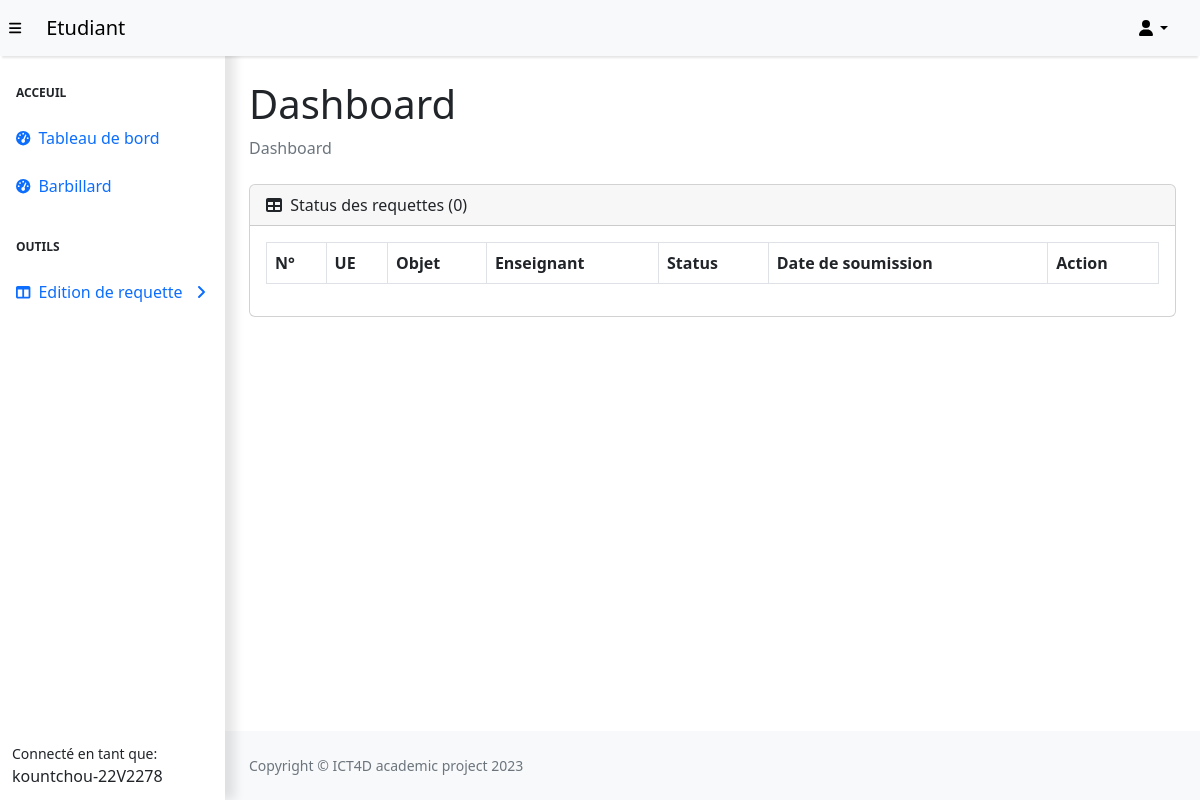
The page /etudiant/index.php (signed in) on the database as committed earlier.
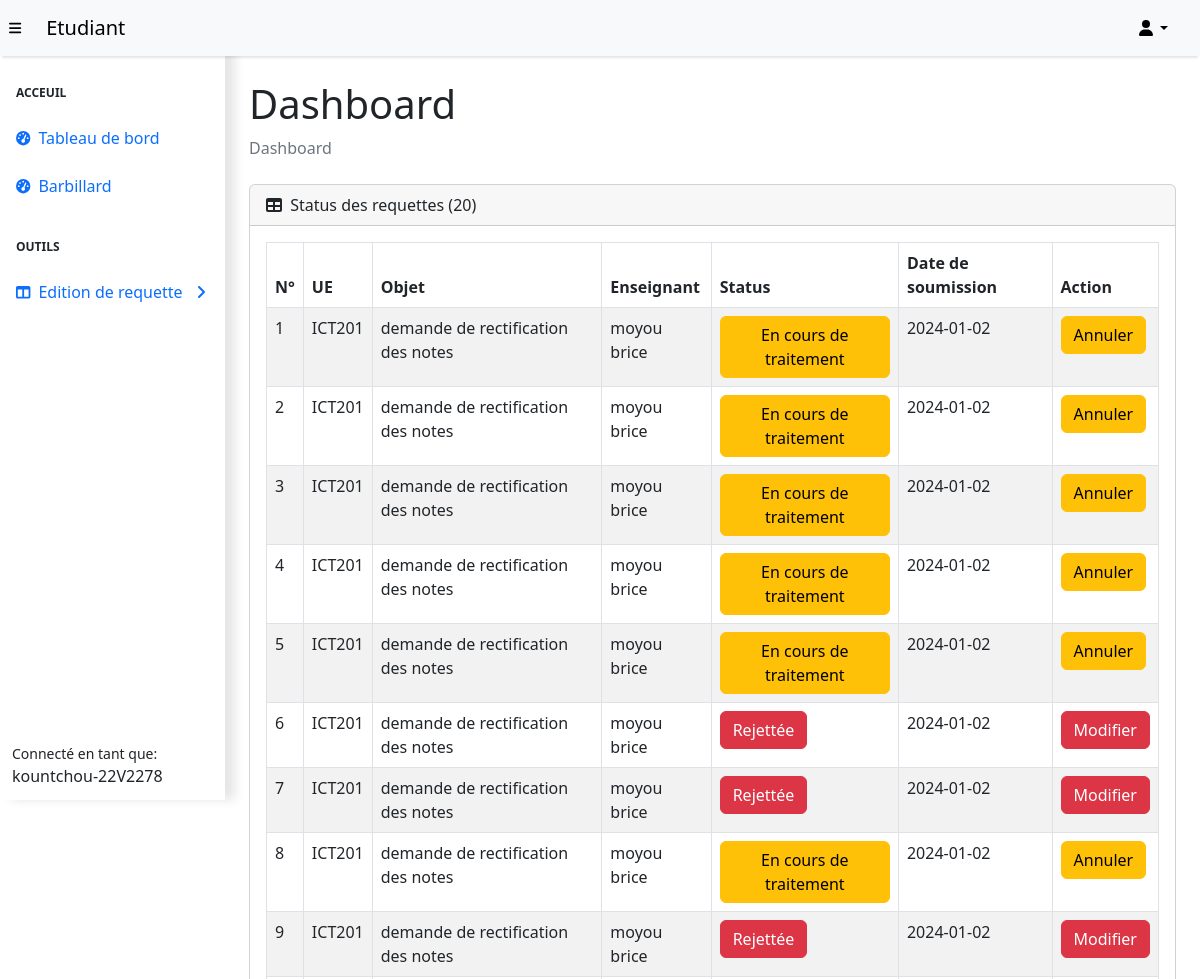
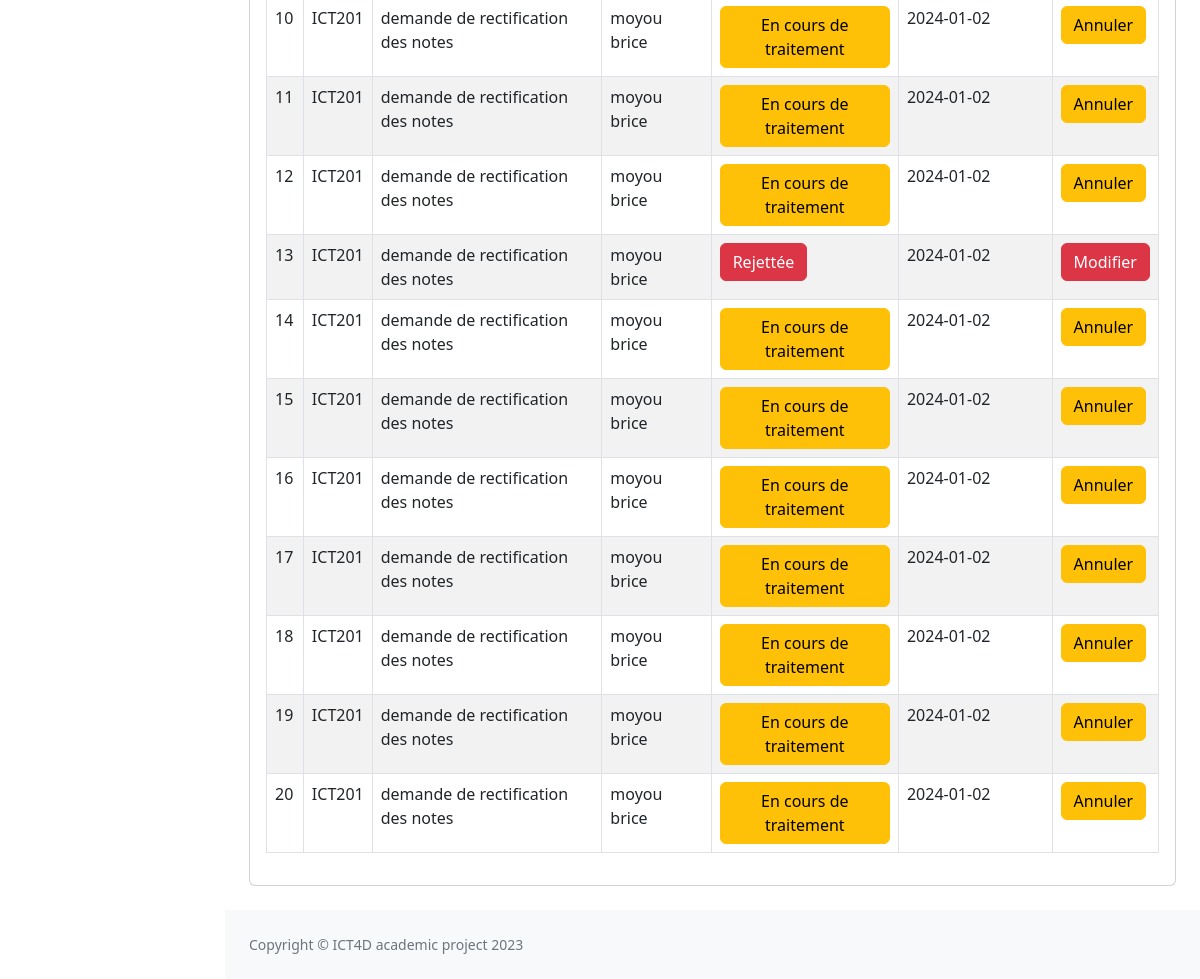
The same page on the database as committed later (2 pictures, top to bottom).
### tables this page shows
CREATE TABLE `requette` (
  `id_Requette` int(11) NOT NULL,
  `objet_Requette` varchar(255) DEFAULT NULL,
  `justificatif_Requette` varchar(255) DEFAULT NULL,
  `corps_Requette` text DEFAULT NULL,
  `id_Etudiant` int(11) DEFAULT NULL,
  `id_enseignant` int(11) DEFAULT NULL,
  `id_UE` int(11) DEFAULT NULL,
  `status` int(11) NOT NULL COMMENT '-1, 0, 1(rejeté, en cours, validé)',
  `date_soumission` date DEFAULT current_timestamp(),
  `raison_rejet` varchar(255) DEFAULT NULL COMMENT 'raison de rejet de la req'
);

CREATE TABLE `ue` (
  `id_UE` int(11) NOT NULL,
  `code_UE` varchar(7) NOT NULL,
  `libelle_UE` varchar(255) DEFAULT NULL,
  `code_niveau` int(11) DEFAULT NULL,
  `id_filiere` int(11) DEFAULT NULL,
  `id_enseignant` int(11) DEFAULT NULL
);

CREATE TABLE `enseignant` (
  `id_enseignant` int(12) NOT NULL,
  `nom_enseignant` varchar(255) DEFAULT NULL,
  `email_enseignant` varchar(255) DEFAULT NULL,
  `mdp` varchar(255) NOT NULL,
  `privilege` int(11) NOT NULL DEFAULT 0
);

### etudiant/index.php (the view, shortened to what this page needs)
<?php session_start() ;
    require_once 'functions_include/those.php';
    $stm = $con->prepare("SELECT ue.code_UE, r.objet_Requette, e.nom_enseignant, r.status, r.date_soumission, id_Requette, r.id_UE, justificatif_Requette from requette r JOIN ue on ue.id_UE = r.id_UE join enseignant e on e.id_enseignant = r.id_enseignant where r.id_Etudiant = :id_");
    $stm->execute(array('id_'=>$_SESSION['user']['id_Etudiant']));
    $rqs = $stm->fetchAll(PDO::FETCH_ASSOC);
    $stm = $con->prepare("SELECT count(*) from requette r where r.id_Etudiant = :id_");
    $stm->execute(array('id_'=>$_SESSION['user']['id_Etudiant']));
    $count = $stm->fetch(PDO::FETCH_ASSOC)['count(*)'];
?>
<!DOCTYPE html>
<html lang="en">
    <head>
        <link href="https://cdn.jsdelivr.net/npm/simple-datatables@7.1.2/dist/style.min.css" rel="stylesheet" />
        <link href="css/styles.css" rel="stylesheet" />
    </head>
    <body class="sb-nav-fixed">
        <?php include_once "templates/fixedNavBar.php";?>
        <div id="layoutSidenav">
            <div id="layoutSidenav_content">
            <?php include_once "templates/sideBar.php" ?>
                <main>
                    <div class="container-fluid px-4">
                        <h1 class="mt-4">Dashboard</h1>
                        <ol class="breadcrumb mb-4">
                            <li class="breadcrumb-item active">Dashboard</li>
                        </ol>
                        <div class="card mb-4">
                            <div class="card-header">
                                <i class="fas fa-table me-1"></i>
                                Status des requettes (<?=$count?>)
                            </div>
                            <div class="card-body">
                                <table class="table table-striped table-bordered">
                                    <thead>
                                        <tr>
                                            <th>N°</th>
                                            <th>UE</th>
                                            <th>Objet</th>
                                            <th>Enseignant</th>
                                            <th>Status</th>
                                            <th>Date de soumission</th>
                                            <th>Action</th>
                                        </tr>
                                    </thead>
                                    <tbody>
                                        <?php
                                            $i = 1;
                                            foreach ($rqs as $rq) {
                                        ?>
                                            <form action="" method="get" >
                                                <tr>
                                                    <td><?=$i?></td>
                                                    <td><?=$rq['code_UE']?></td>
                                                    <td><?=$rq['objet_Requette']?></td>
                                                    <td><?=$rq['nom_enseignant']?></td>
                                                    <td><?=getStatusRq($rq['status'], $rq['id_Requette'], $i, $rq['id_UE'], $rq['objet_Requette'])?></td>
                                                    <td><?=$rq['date_soumission']?></td>
                                                    <td><?=actionDependOnStatus($rq['status'], $rq['id_Requette'], $i, $rq['id_UE'], $rq['objet_Requette'])?></td>
                                                </tr>
                                            </form>
                                        <?php
                                            $i++;
                                            }
                                        ?>
                                    </tbody>
                                </table>
                            </div>
                        </div>
                    </div>
                </main>
               <?php include_once "templates/footer.php";?>
            </div>
        </div>
    </body>
</html>

### etudiant/functions_include/those.php (shortened to what this page needs)
<?php
    function getStatusRq($st, $id_Requette, $numReq, $id_UE, $objet){
        switch ($st){
            case 0 :
                return "<button type = \"button\" class='btn btn-warning'>En cours de traitement</button>";
            case -1:
                return "<a class='btn btn-danger' href='trash-rq.php?id_rq=$id_Requette&id_ue=$id_UE&obj=$objet&num_rq=$numReq'>Rejettée</a>";
        }
    }
    function actionDependOnStatus($st, $id_Requette, $numReq, $id_UE, $objet){
        switch($st){
            case 0 :
                return "<button class=\"btn btn-warning\" onclick='confirmDelete($numReq)'>Annuler</button>";
            case -1:
                return "<a class=\"btn btn-danger\" disable href='modif-req.php?id_rq=$id_Requette&id_ue=$id_UE&obj=$objet'>Modifier</a>";
        }
    }
?>

Rows that differ between the two databases and show on the page:
added requette: id_UE.code_UE "ICT201", objet_Requette "demande de rectification des notes", id_enseignant.nom_enseignant "moyou brice", status "En cours de traitement", date_soumission "2024-01-02"
added requette: id_UE.code_UE "ICT201", objet_Requette "demande de rectification des notes", id_enseignant.nom_enseignant "moyou brice", status "En cours de traitement", date_soumission "2024-01-02"
added requette: id_UE.code_UE "ICT201", objet_Requette "demande de rectification des notes", id_enseignant.nom_enseignant "moyou brice", status "En cours de traitement", date_soumission "2024-01-02"
added requette: id_UE.code_UE "ICT201", objet_Requette "demande de rectification des notes", id_enseignant.nom_enseignant "moyou brice", status "En cours de traitement", date_soumission "2024-01-02"
added requette: id_UE.code_UE "ICT201", objet_Requette "demande de rectification des notes", id_enseignant.nom_enseignant "moyou brice", status "En cours de traitement", date_soumission "2024-01-02"
added requette: id_UE.code_UE "ICT201", objet_Requette "demande de rectification des notes", id_enseignant.nom_enseignant "moyou brice", date_soumission "2024-01-02"
added requette: id_UE.code_UE "ICT201", objet_Requette "demande de rectification des notes", id_enseignant.nom_enseignant "moyou brice", date_soumission "2024-01-02"
added requette: id_UE.code_UE "ICT201", objet_Requette "demande de rectification des notes", id_enseignant.nom_enseignant "moyou brice", status "En cours de traitement", date_soumission "2024-01-02"
added requette: id_UE.code_UE "ICT201", objet_Requette "demande de rectification des notes", id_enseignant.nom_enseignant "moyou brice", date_soumission "2024-01-02"
added requette: id_UE.code_UE "ICT201", objet_Requette "demande de rectification des notes", id_enseignant.nom_enseignant "moyou brice", status "En cours de traitement", date_soumission "2024-01-02"
added requette: id_UE.code_UE "ICT201", objet_Requette "demande de rectification des notes", id_enseignant.nom_enseignant "moyou brice", status "En cours de traitement", date_soumission "2024-01-02"
added requette: id_UE.code_UE "ICT201", objet_Requette "demande de rectification des notes", id_enseignant.nom_enseignant "moyou brice", status "En cours de traitement", date_soumission "2024-01-02"
added requette: id_UE.code_UE "ICT201", objet_Requette "demande de rectification des notes", id_enseignant.nom_enseignant "moyou brice", date_soumission "2024-01-02"
added requette: id_UE.code_UE "ICT201", objet_Requette "demande de rectification des notes", id_enseignant.nom_enseignant "moyou brice", status "En cours de traitement", date_soumission "2024-01-02"
added requette: id_UE.code_UE "ICT201", objet_Requette "demande de rectification des notes", id_enseignant.nom_enseignant "moyou brice", status "En cours de traitement", date_soumission "2024-01-02"
added requette: id_UE.code_UE "ICT201", objet_Requette "demande de rectification des notes", id_enseignant.nom_enseignant "moyou brice", status "En cours de traitement", date_soumission "2024-01-02"
added requette: id_UE.code_UE "ICT201", objet_Requette "demande de rectification des notes", id_enseignant.nom_enseignant "moyou brice", status "En cours de traitement", date_soumission "2024-01-02"
added requette: id_UE.code_UE "ICT201", objet_Requette "demande de rectification des notes", id_enseignant.nom_enseignant "moyou brice", status "En cours de traitement", date_soumission "2024-01-02"
added requette: id_UE.code_UE "ICT201", objet_Requette "demande de rectification des notes", id_enseignant.nom_enseignant "moyou brice", status "En cours de traitement", date_soumission "2024-01-02"
added requette: id_UE.code_UE "ICT201", objet_Requette "demande de rectification des notes", id_enseignant.nom_enseignant "moyou brice", status "En cours de traitement", date_soumission "2024-01-02"
Other text that changed with them:
$count: "0" → "20"
